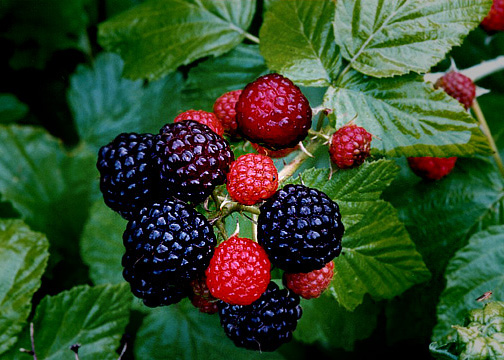
#> input picture Detect_Color_object/image/berry.jpg, 504 x 360 px
$ python Detect_Color_obj.py
#> lines starting #> are read from the running program, lines starting #| are printed output that depends on the picture; after the words box and inside, x2 and y2 are one past the last pixel; in counts of white or black regions, pixels touching at a corner belong together
import cv2
import numpy

while True :
    img=cv2.imread("image/berry.jpg")
#> img is the input picture: shape (360, 504, 3); mean B, G, R 41.7, 71.3, 50.2
    img=cv2.resize(img,(800,600))
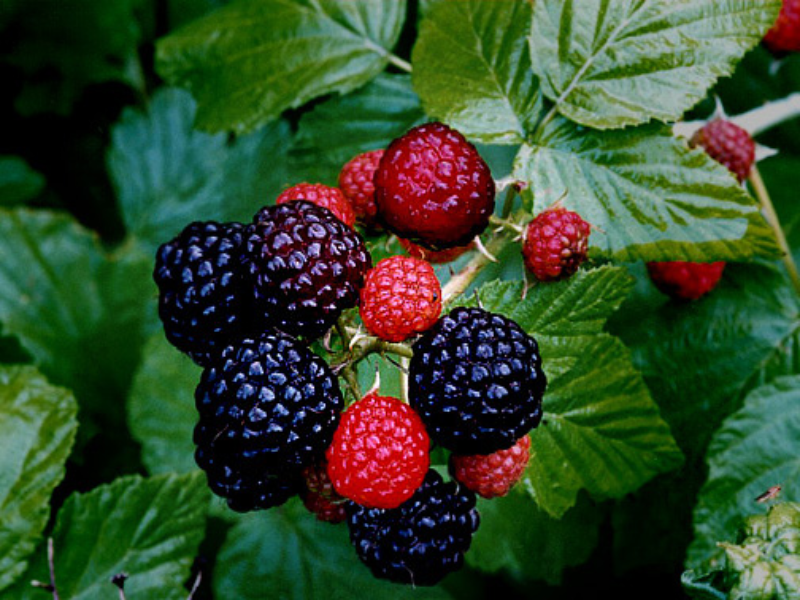
#> img: shape (600, 800, 3); mean B, G, R 41.7, 71.2, 50.1


    lower = numpy.array([29,37,181])
    upper = numpy.array([222,153,240])

    mask=cv2.inRange(img,lower,upper)
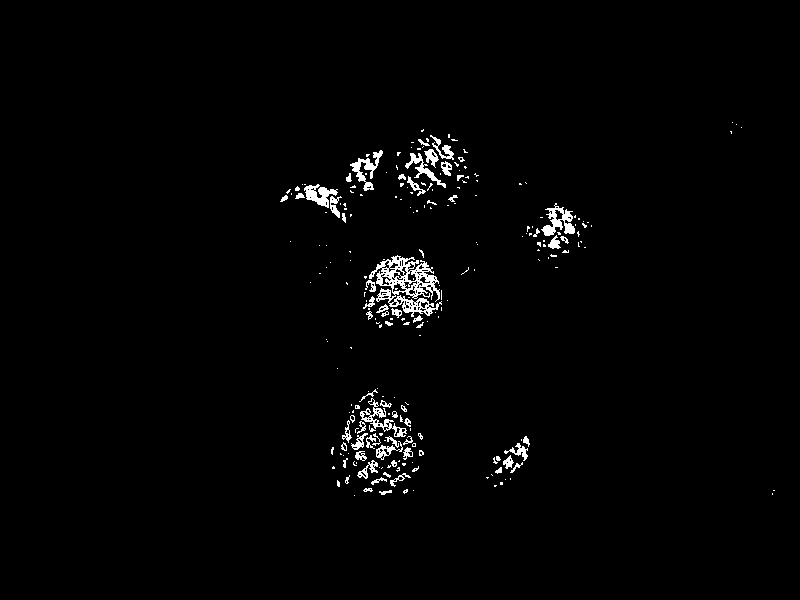
#> mask: shape (600, 800); 1.7% white; 239 white regions (175 under 20 px), largest, box (x1, y1, x2, y2) and area: (369, 255, 442, 317) 1836, (541, 203, 575, 236) 505, (360, 398, 407, 437) 430
    result = cv2.bitwise_and(img,img,mask=mask)
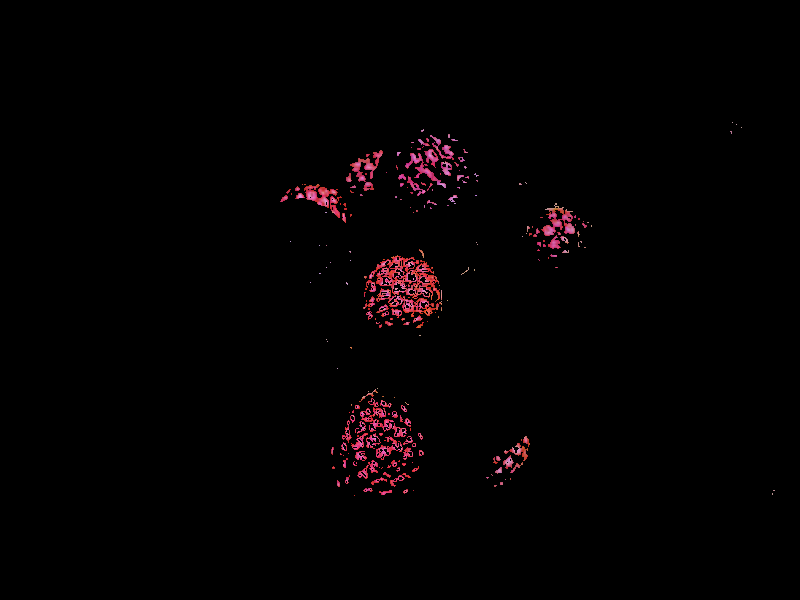
#> result: shape (600, 800, 3); mean B, G, R 1.7, 1.2, 3.5

    if cv2.waitKey(0) & 0xFF == ord("e"):
#> (key e is pressed here)
        break

    cv2.imshow("Original",img)
    cv2.imshow("Mask",mask)
    cv2.imshow("Result",result)

cv2.destroyAllWindows()
